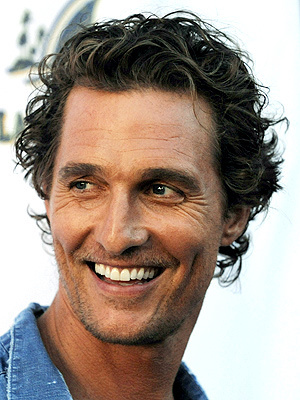
#> input picture matthew.jpg, 300 x 400 px, given in place of the camera
$ python Laplacian.py   (older library calls are emulated)
#> lines starting #> are read from the running program, lines starting #| are printed output that depends on the picture; after the words box and inside, x2 and y2 are one past the last pixel; in counts of white or black regions, pixels touching at a corner belong together
import cv2
import numpy as np

cap = cv2.VideoCapture(0)

while True:
    _, frame = cap.read()
#> frame is the input picture: shape (400, 300, 3); mean B, G, R 135.8, 146.2, 160.3

    laplacian = cv2.Laplacian(frame, cv2.CV_64F)
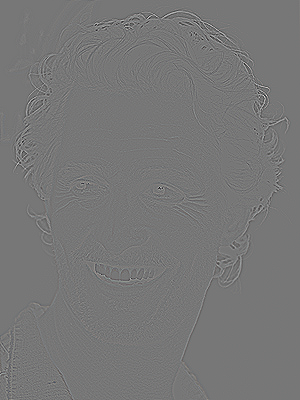
#> laplacian: shape (400, 300, 3) float64; mean B, G, R 0, 0, 0; drawn with min black and max white
    sobelx = cv2.Sobel(frame, cv2.CV_64F, 1, 0, ksize = 5)
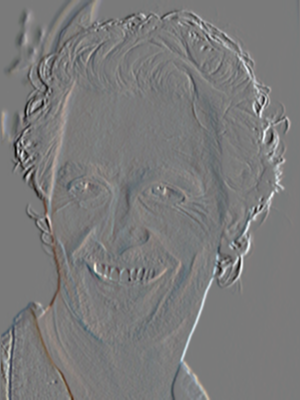
#> sobelx: shape (400, 300, 3) float64; mean B, G, R 9.9, 12.5, 13.5; drawn with min black and max white
    edges = cv2.Canny(frame, 100, 200)
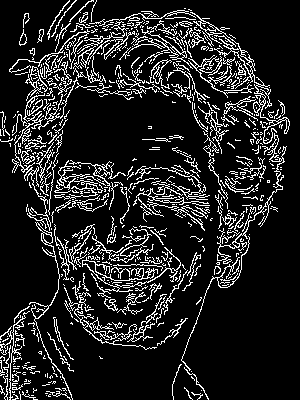
#> edges: shape (400, 300); 13.7% white in thin lines or dots

    cv2.imshow('original', frame)
    cv2.imshow('sobelx', sobelx)
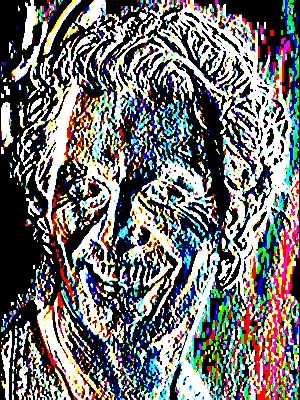
#> window 'sobelx': shape (400, 300, 3); mean B, G, R 112.6, 113.1, 113.2
    cv2.imshow('edges', edges)

    k = cv2.waitKey(5) & 0xFF
#> (key Esc is pressed here)
    if k == 27:
        break

cv2.destroyAllWindows()
cap.release()
